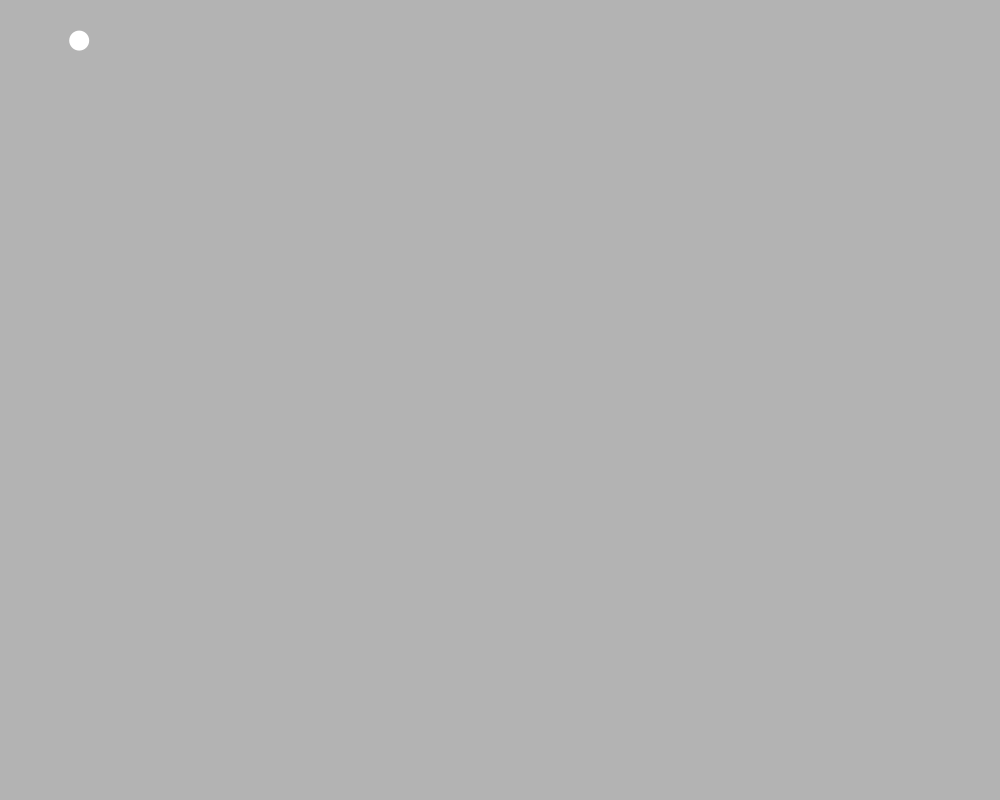
Frame 1 (no input)
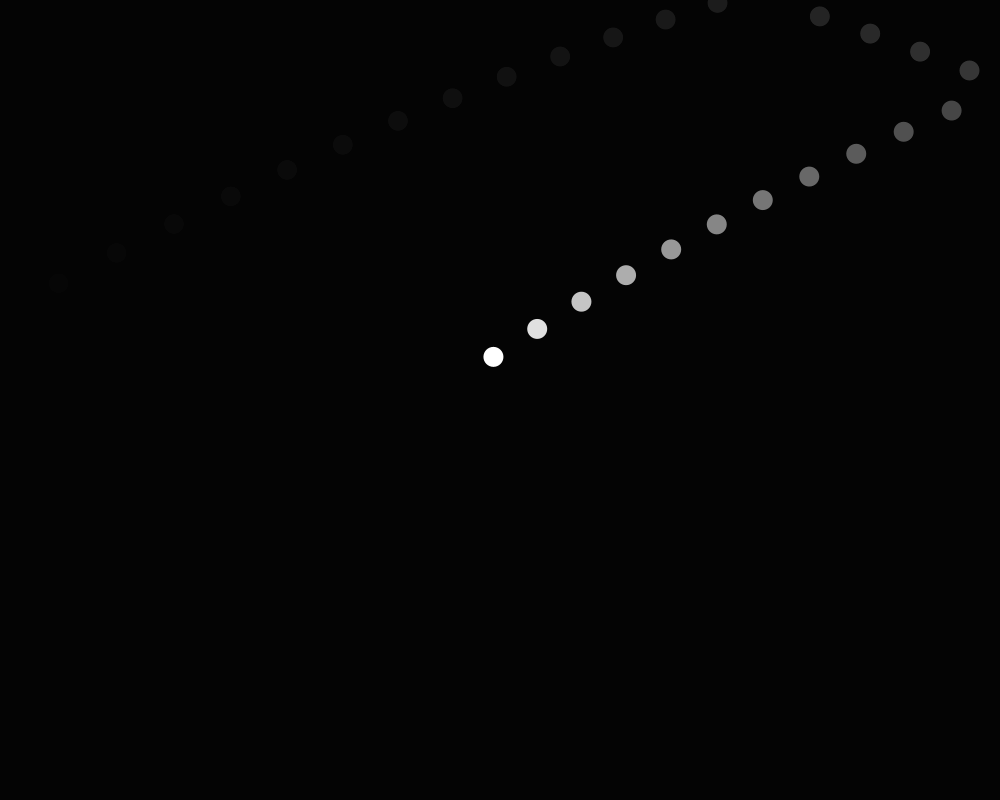
Frame 60 (the mouse pressed at the canvas centre just before this capture)
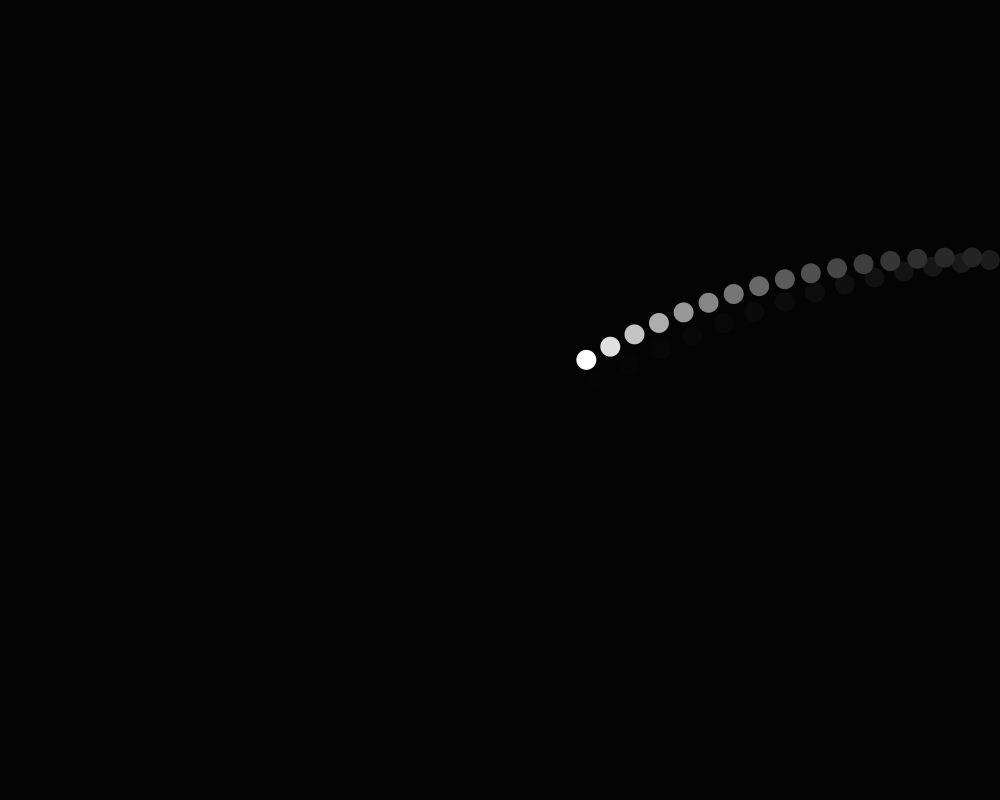
Frame 120 (the mouse held since frame 60 and released just before this capture)

The Processing sketch that drew these frames (run headless with seeded random() and noise(); from frame 60 on, the mouse is pressed at the canvas centre):

// Processing sketch: bound_ball
// ── bound_ball.pde
PVector force;
PVector acceleration;
PVector velocity;
PVector location;
PVector gravity;
float mass;
float friction;
PVector min;
PVector max;

void setup(){
  size(1000,800);
  frameRate(60);
  
  location=new PVector(0,0);
  velocity=new PVector(0,0);
  gravity=new PVector(0,1);
  force = new PVector(80,40);
  min = new PVector(0,0);
  max = new PVector(width,height);
  mass=1.0;
  friction=0.01;
  acceleration= force.mult(mass);
}

void draw(){
  fill(0,31);
  noStroke();
  rect(0,0,width,height);
  acceleration.add(gravity);
  velocity.add(acceleration);
  velocity.mult(1.0-friction);
  location.add(velocity);
  acceleration.set(0,0);
  fill(255);
  ellipse(location.x,location.y,20,20);
  bounceOffWalls();
}

void bounceOffWalls(){
  if (location.x>max.x){
    location.x=max.x;
    velocity.x*=-1;
  }
  if (location.x<min.x){
    location.x=min.x;
    velocity.x*=-1;
  }
  if (location.y>max.y){
    location.y=max.y;
    velocity.y*=-1;
  }
  if (location.y<min.y){
    location.y=min.y;
    velocity.y*=-1;
  }
}
